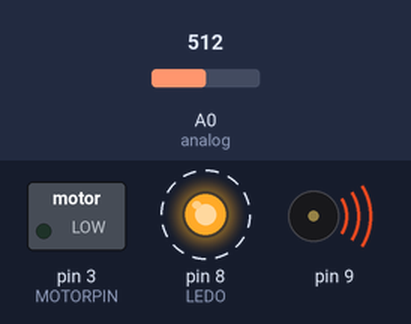
A sketch run on a simulated Arduino Uno, built with avr-gcc and run on an emulated ATmega328P. On the bench: switched loads named in the sketch (green lamp = pin HIGH), output pins drawn as LEDs (lit = HIGH), buzzer (waves = sounding). Dashed ring = blinking. The test bench sets the inputs (shaded band); at power-on: A0 (analog) = 512. What the sketch prints to the serial monitor is not drawn.

Above: at 3.1 s.
3.2 s: A0 (analog) set to 220
6.4 s: A0 (analog) set to 188
At 8.5 s:
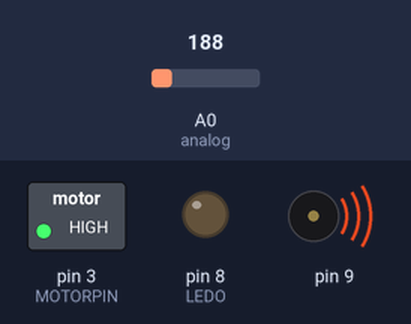
9.6 s: A0 (analog) set to 306
At 10.8 s:
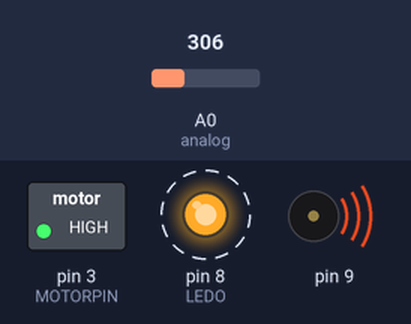
Timing chart, 0 to 22.3 s (numbered marks = the images above; inputs shaded):
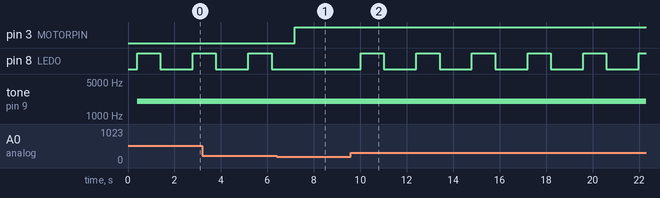

The sketch:

codigo.ino
```cpp
const int analog = A0;
int valorLido = 0;
double temperatura;
double milivolts = 0;
float seno;
int frequencia;
int LEDO = 8;
int MOTORPIN = 3;

void setup()
{
  Serial.begin(9600);
  pinMode(9, OUTPUT);
  pinMode(LEDO, OUTPUT);
  pinMode(MOTORPIN, OUTPUT);
}

void loop()
{
  valorLido = analogRead (analog);
  milivolts = (valorLido/ 1024.0) * 5000;
  temperatura = (milivolts - 500) * 0.1;

  Serial.print("Temperatura em °C ");
  Serial.print(temperatura,1);

  if (temperatura > 30 && temperatura < 50) {
     digitalWrite(MOTORPIN,HIGH);
  } else if (temperatura > 50.0) {
  //PIEZO
  for(int x=0; x<180; x++){
    seno=(sin(x*3.1416/180));
  frequencia = 2000+(int(seno*1000));
    tone(9, frequencia);
  	delay(2);
  }

  //LED
  digitalWrite(LEDO, HIGH);
  delay(1000);
  digitalWrite(LEDO, LOW);
  delay(1000);
  } else{
    Serial.println ("Temperatura normal");
     digitalWrite(MOTORPIN, LOW);

  }
}
```

Measured:
- the behaviour switches between 205 and 204 on A0 (analog) (found by bisection; images 0 and 1)
- after the input at 6.4 s, pin 3 (MOTORPIN): LOW → HIGH after 0.78 s; pin 8 (LEDO): stays LOW (without the input it goes to HIGH after 1.2 s); tone on pin 9: stays 2017 Hz (without the input it goes to 2190 Hz after 3.2 s)
- after the input at 9.6 s, pin 8 (LEDO): alternates HIGH for 1.0 s and LOW for 1.4 s, starting after 0.42 s
